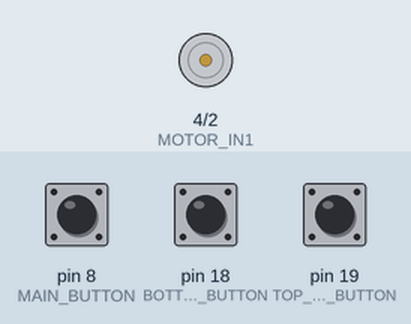
The sketch below on a simulated Arduino Uno, built with avr-gcc and run on an emulated ATmega328P. Shown: motor-driver pin pairs drawn as motors (green arrow = first pin HIGH = forward, orange = second pin HIGH = backward, longer = more drive, scaled by the enable pin). Inputs (shaded band) come from the test bench; at power-on: pin 8 (MAIN_BUTTON) HIGH, pin 18 (BOTTOM_MOTOR_BUTTON) HIGH, pin 19 (TOP_MOTOR_BUTTON) HIGH. The modem accepts every AT command (registered, SIM ready, sends succeed) and sends nothing else.

Above: at 1.2 s.
1.3 s: pin 8 (MAIN_BUTTON) pulled LOW for 0.15 s
At 2.4 s:
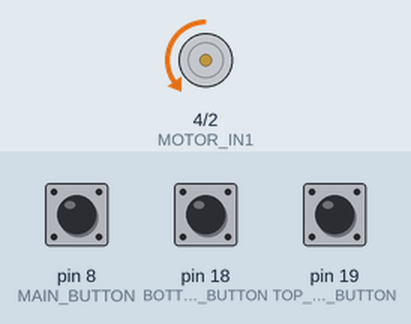
2.9 s: pin 18 (BOTTOM_MOTOR_BUTTON) pulled LOW for 0.15 s
At 3.7 s:
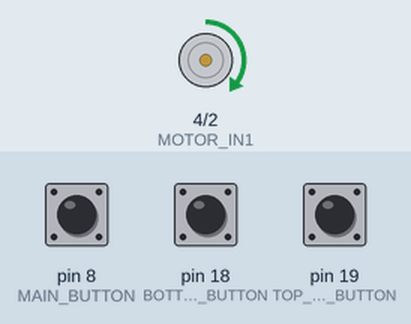
4.5 s: pin 8 (MAIN_BUTTON) pulled LOW for 1 s
At 6.0 s:
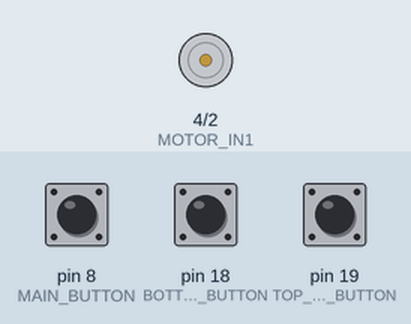
7.0 s: pin 8 (MAIN_BUTTON) pulled LOW for 3.2 s
At 10.8 s:
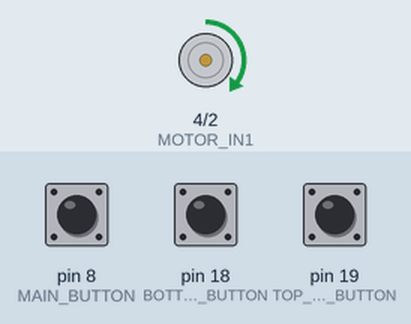
11.7 s: pin 19 (TOP_MOTOR_BUTTON) pulled LOW for 0.15 s
At 12.8 s:
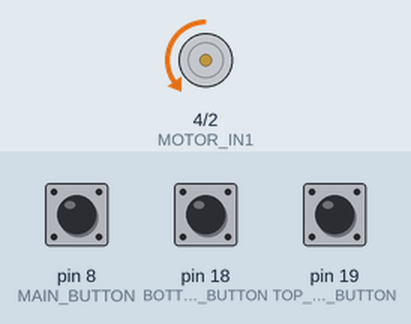
13.3 s: pin 8 (MAIN_BUTTON) pulled LOW for 0.15 s
At 13.8 s:
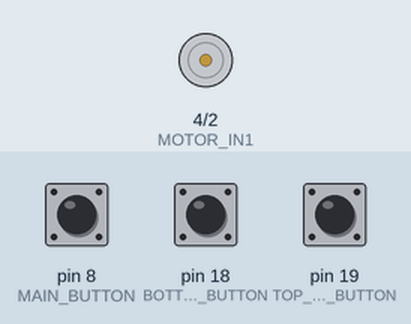
Timing chart, 0 to 15.9 s (numbered marks = the images above; inputs shaded):
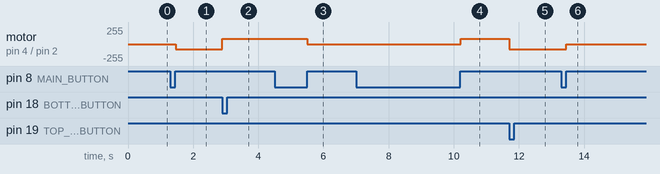

The sketch:

final.ino
```cpp
#include <SoftwareSerial.h>

// Pin which is used for the main button
#define MAIN_BUTTON 8
// Pin which switches motor to counterclockwise direction
#define TOP_MOTOR_BUTTON 19
// Pin which switches motor to clockwise direction
#define BOTTOM_MOTOR_BUTTON 18

// Motor pins
#define MOTOR_PWM 3
#define MOTOR_IN1 4
#define MOTOR_IN2 2
#define DC_MOTOR_SPEED 80

// Serial port which is used to communicate with audio device
SoftwareSerial SoundSerial(15, 14);

// the current state of an algorithm
// true - means that santa is playing until the end
// false - means that MAIN_BUTTON has to be pressed
bool isPlaying = false;
int totalSongs = 0;
int currentTrackIdx = 0;

bool DEBUG = false;

void setup() {
  if (DEBUG) {
    Serial.begin(9600);
    Serial.println("starting serial to communicate with audio player");
  }
  SoundSerial.begin(9600);

  pinMode(MAIN_BUTTON, INPUT_PULLUP);
  pinMode(TOP_MOTOR_BUTTON, INPUT_PULLUP);
  pinMode(BOTTOM_MOTOR_BUTTON, INPUT_PULLUP);
  pinMode(MOTOR_PWM, OUTPUT);
  pinMode(MOTOR_IN1, OUTPUT);
  pinMode(MOTOR_IN2, OUTPUT);

  pause();
}

void loop() {
  if (digitalRead(MAIN_BUTTON) == LOW) {
    isPlaying = !isPlaying;
    while (digitalRead(MAIN_BUTTON) == LOW);
  }

  if (isPlaying) {
    if (DEBUG) {
      Serial.println("playing");
    }
    play();
    runDCMotor();
  } else {
    if (DEBUG) {
      Serial.println("paused");
    }
    pause();
    stopDCMotor();
  }
}


bool isPlayerActive = false;
void play() {
  if (!isPlayerActive) {
    isPlayerActive = true;
    playMusic();
  }
}

void pause() {
  if (DEBUG) {
    Serial.println("pausing");
  }
  stopMusic();
  isPlayerActive = false;
}

int currDirection = 1;
int getDCMotorDirection() {
  bool isAtTop = digitalRead(TOP_MOTOR_BUTTON) == LOW;
  bool isAtBottom = digitalRead(BOTTOM_MOTOR_BUTTON) == LOW;
  if (isAtTop && !isAtBottom) {
    currDirection = 1;
  } else if (isAtBottom && !isAtTop) {
    currDirection = -1;
  }
  return currDirection;
}

void runDCMotor() {
  if (DEBUG) {
    Serial.print("running DC motor in dir: ");
  }
  analogWrite(MOTOR_PWM, DC_MOTOR_SPEED);
  int dir = getDCMotorDirection();
  if (dir == -1) {
    // CCW
    if (DEBUG) {
      Serial.println("CCW");
    }
    digitalWrite(MOTOR_IN1, HIGH);
    digitalWrite(MOTOR_IN2, LOW);
  } else if (dir == 1) {
    if (DEBUG) {
      Serial.println("CW");
    }
    digitalWrite(MOTOR_IN1, LOW);
    digitalWrite(MOTOR_IN2, HIGH);
  }
}

void stopDCMotor() {
  if (DEBUG) {
    Serial.println("Stopping DC Motor");
  }
  analogWrite(MOTOR_PWM, 0);
}

void playMusic() {
  if (DEBUG) {
    Serial.println("Starting audio-player");
  }
  setVolume(0x1A);
  unsigned char play[6] = {0xAA, 0x07, 0x02, 0x00, 0x01, 0x01+0xB3};
  SoundSerial.write(play, 6);
}

void stopMusic() {
  if (DEBUG) {
    Serial.println("Pausing music and setting volume to 0");
  }
  unsigned char pause[4] = {0xAA, 0x03, 0x00, 0xAD};
  SoundSerial.write(pause, 4);
  setVolume(0x00);
}

void setVolume(unsigned char vol) {
  if (DEBUG) {
    Serial.print("setting volume to:");
    Serial.println(vol);
  }
  unsigned char volume[5] = {0xAA, 0x13, 0x01, vol, vol + 0xBE};
  SoundSerial.write(volume, 5);
}
```

Measured:
- after the input at 1.3 s, motor on pin 4 (MOTOR_IN1) / pin 2 (MOTOR_IN2): stopped → backward 80/255 after 0.16 s
- after the input at 2.9 s, motor on pin 4 (MOTOR_IN1) / pin 2 (MOTOR_IN2): backward 80/255 → forward 80/255 at once
- after the input at 4.5 s, motor on pin 4 (MOTOR_IN1) / pin 2 (MOTOR_IN2): forward 80/255 → stopped after 1.0 s
- after the input at 7.0 s, motor on pin 4 (MOTOR_IN1) / pin 2 (MOTOR_IN2): stopped → forward 80/255 after 3.2 s
- after the input at 11.7 s, motor on pin 4 (MOTOR_IN1) / pin 2 (MOTOR_IN2): forward 80/255 → backward 80/255 at once
- after the input at 13.3 s, motor on pin 4 (MOTOR_IN1) / pin 2 (MOTOR_IN2): backward 80/255 → stopped after 0.16 s
